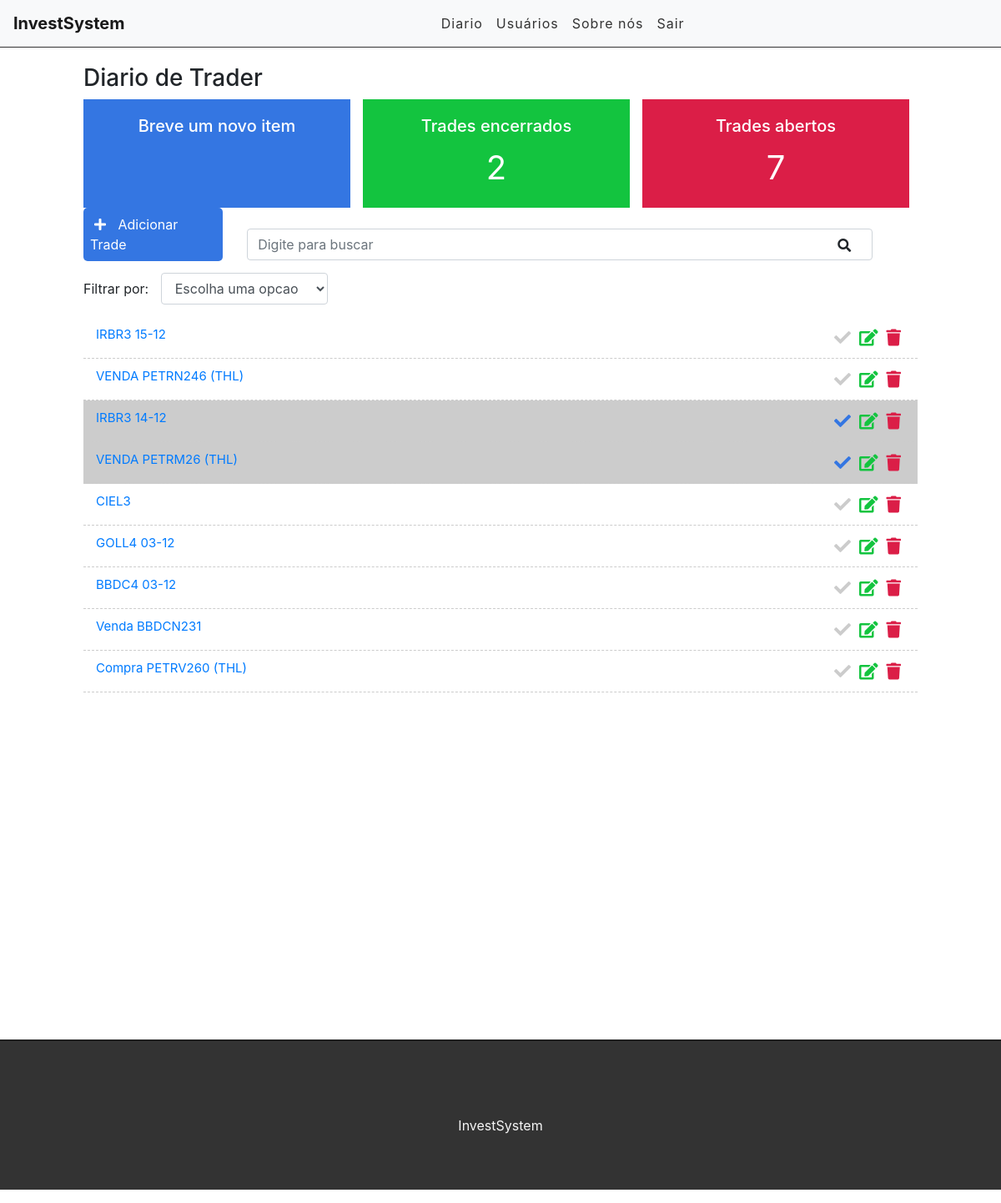
/diario (signed in), run on the app's committed database.
### contas/models.py (models this page shows, shortened)
class Trade(models.Model):
      STATUS = (
            ('doing', 'Doing'),
            ('done', 'Done'),
      )
      title = models.CharField(max_length=255)
      description = models.TextField()
      done = models.CharField(
            max_length=5,
            choices = STATUS,
      )
      user = models.ForeignKey(get_user_model(), on_delete=models.CASCADE)
      created_at = models.DateTimeField(auto_now_add=True)
      updated_at = models.DateTimeField(auto_now=True)

### contas/views.py (the view)
# urls.py: path('diario',diarioTrader, name='diario'),
@login_required
def diarioTrader(request):
    search = request.GET.get('search')
    filter = request.GET.get('filter')
    tradeDone = Trade.objects.filter(done='done', user=request.user).count()
    tradeDoing = Trade.objects.filter(done='doing', user=request.user).count()
    if search:
        trade = Trade.objects.filter(title__icontains=search, user=request.user)
    elif filter:
        trade = Trade.objects.filter(done=filter, user=request.user)
    else:
        trade = Trade.objects.all().order_by('-created_at').filter(user=request.user)
    return render(request, 'contas/list.html', {'trade': trade,'tradedone': tradeDone, 'tradedoing': tradeDoing })

### contas/templates/contas/list.html (shortened to what this page needs)
{%extends 'contas/base.html'%}
{%block content%}
<div class="offset-1 col-10 list-div">
    <h3>Diario de Trader</h3>
    <div class="container dashboard">
        <div class="col-4 dashboard-box" id="dashboard-lastdays">
            <h4>Breve um novo item</h4>
        </div>
        <div class="col-4 dashboard-box" id="dashboard-done">
            <h4>Trades encerrados</h4>
            <span>{{ tradedone }}</span>
        </div>
        <div class="col-4 dashboard-box" id="dashboard-doing">
            <h4>Trades abertos</h4>
            <span>{{ tradedoing }}</span>
        </div>
    </div>
    <a id="add-link" href="newTrade/">
        <div class="col-2 add-div">
            <i class="fas fa-plus "></i> Adicionar Trade
        </div>
    </a>
    <div class="col-9 search-div">
        <form method="GET" id="search-form">
            <input class="form-control" type="text" id="search" name="search" placeholder="Digite para buscar">
            <i class="fas fa-search" id="search-btn"></i>
        </form>
    </div>
    <div class="col-12 filter-div">
        <span>Filtrar por:</span>
        <select name="filter" id="filter" class="form-control">
            <option value="">Escolha uma opcao</option>
        </select>
    </div>
    <ul class="task-list">
        {% for trades in trade %}
        {% if trades.done == 'doing'%}
        <li class="task-item">
            {%else%}
        <li class="task-item done">
            {%endif%}
            <span><a href="/diario/{{trades.id}}">{{trades.title}}</a></span>
            <a href="delete/{{trades.id}}"><span><i class="fas fa-trash"></i></span></a>
            <a href="edit/{{trades.id}}"><span><i class="fas fa-edit"></i></span></a>
            <a href="changestatus/{{trades.id}}"><span><i class="fas fa-check"></i></span></a>
        </li>
        {%endfor%}
    </ul>
</div>
<figure class="highcharts-figure">
    <div class="container-fluid">
        <div class="row">
            <div class="col-lg-12">
                <div id="container"></div>
            </div>
        </div>
    </div>
    {%endblock%}

### contas/static/css/styles.css (style rules this page uses)
.container-fluid { padding: 0; }
.container-fluid .row { margin: 0; }
.dashboard { padding: 0; width: 100%; display: block; }
.dashboard h4 { font-size: 20px; }
.dashboard span { font-size: 40px; display: block; width: 100%; }
.dashboard-box { float: left; background-color: #DFDFDF; color: #FFF; padding: 20px; box-sizing: border-box; height: 130px; width: 32%; text-align: center; }
.dashboard-box:nth-child(2) { margin-left: 1.5%; margin-right: 1.5%; }
#dashboard-lastdays { background-color: #3476e2; }
#dashboard-done { background-color: #13c43f; }
#dashboard-doing { background-color: #db1e47; }
#add-link { text-decoration: none; }
.add-div { background-color: #3476e2; cursor: pointer; display: inline-block; color: #FFF; padding: 8px; border-radius: 5px; margin-right: 25px; }
.fas.fa-plus { color: #FFF; margin-right: 10px; margin-left: 5px; }
.fas.fa-search { position: absolute; top: 12px; right: 26px; cursor: pointer; }
.search-div { padding: 0; margin-top: 15px; margin-bottom: 15px; display: inline-block; }
.filter-div { margin-bottom: 15px; padding: 0; }
#filter { display: inline-block; width: 200px; margin-left: 10px; }
.list-div { padding: 0; }
.task-list { padding-left: 0; }
.task-item { list-style: none; font-size: 20px; height: 50px; padding: 0 15px; padding-top: 10px; border-bottom: 1px dashed #CCC; }
.task-item.done { background-color: #CCC; }
.fas.fa-trash { color: #db1e47; cursor: pointer; margin: 5px; font-size: 20px; float: right; }
.fas.fa-edit { color: #13c43f; cursor: pointer; margin: 5px; font-size: 20px; float: right; }
.fa-check { color: #CCC; cursor: pointer; margin: 5px; font-size: 20px; float: right; }
.done .fa-check { color: #3476e2; }

### contas/templates/contas/list.html (style rules this page uses)
.container-fluid { padding: 0; }
.container-fluid .row { margin: 0; }
.dashboard { padding: 0; width: 100%; display: block; }
.dashboard h4 { font-size: 20px; }
.dashboard span { font-size: 40px; display: block; width: 100%; }
.dashboard-box { float: left; background-color: #DFDFDF; color: #FFF; padding: 20px; box-sizing: border-box; height: 130px; width: 32%; text-align: center; }
.dashboard-box:nth-child(2) { margin-left: 1.5%; margin-right: 1.5%; }
#dashboard-lastdays { background-color: #3476e2; }
#dashboard-done { background-color: #13c43f; }
#dashboard-doing { background-color: #db1e47; }
#add-link { text-decoration: none; }
.add-div { background-color: #3476e2; cursor: pointer; display: inline-block; color: #FFF; padding: 8px; border-radius: 5px; margin-right: 25px; }
.fas.fa-plus { color: #FFF; margin-right: 10px; margin-left: 5px; }
.fas.fa-search { position: absolute; top: 12px; right: 26px; cursor: pointer; }
.search-div { padding: 0; margin-top: 15px; margin-bottom: 15px; display: inline-block; }
.filter-div { margin-bottom: 15px; padding: 0; }
#filter { display: inline-block; width: 200px; margin-left: 10px; }
.list-div { padding: 0; }
.task-list { padding-left: 0; }
.task-item { list-style: none; font-size: 15px; height: 50px; padding: 0 15px; padding-top: 10px; border-bottom: 1px dashed #CCC; }
.task-item.done { background-color: #CCC; }
.fas.fa-trash { color: #db1e47; cursor: pointer; margin: 5px; font-size: 20px; float: right; }
.fas.fa-edit { color: #13c43f; cursor: pointer; margin: 5px; font-size: 20px; float: right; }
.fa-check { color: #CCC; cursor: pointer; margin: 5px; font-size: 20px; float: right; }
.done .fa-check { color: #3476e2; }
.highcharts-figure, .highcharts-data-table table { min-width: auto; max-width: auto; margin: 1em auto; padding: 0; }
#container { height: 400px; }

### data on the page
Trade: title "IRBR3 15-12"
Trade: title "VENDA PETRN246 (THL)"
Trade: title "IRBR3 14-12"
Trade: title "VENDA PETRM26 (THL)"
Trade: title "CIEL3"
Trade: title "GOLL4 03-12"
Trade: title "BBDC4 03-12"
Trade: title "Venda BBDCN231"
Trade: title "Compra PETRV260 (THL)"

### other printed values
{{ tradedone }} "2"
{{ tradedoing }} "7"
